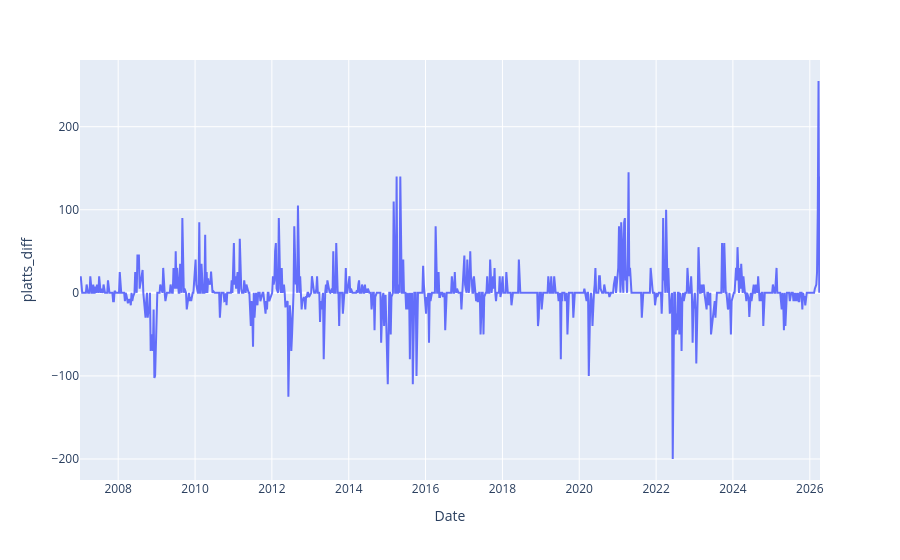

Notebook code for this chart:
### Code cell
fig = px.line(df, x="Date", y="platts_diff")
fig.show()

### Figure 1 — Plotly figure (JSON) as saved in the notebook; plotly's stock layout.template omitted (floating-point values rounded to 4 significant figures; data arrays with more than 128 entries replaced by an {"elided": "..."} marker saying what was removed)
{"data": [{"hovertemplate": "Date=%{x}<br>platts_diff=%{y}<extra></extra>", "legendgroup": "", "line": {"color": "#636efa", "dash": "solid"}, "marker": {"symbol": "circle"}, "mode": "lines", "name": "", "orientation": "v", "showlegend": false, "type": "scatter", "x": {"elided": "971 str values"}, "xaxis": "x", "y": {"elided": "971 float values"}, "yaxis": "y"}], "layout": {"legend": {"tracegroupgap": 0}, "margin": {"t": 60}, "xaxis": {"anchor": "y", "domain": [0, 1], "title": {"text": "Date"}}, "yaxis": {"anchor": "x", "domain": [0, 1], "title": {"text": "platts_diff"}}}}
